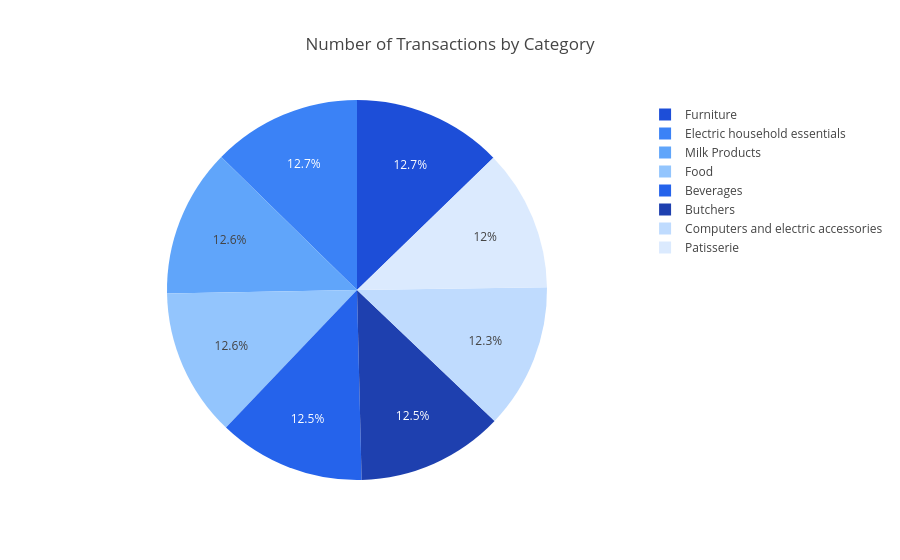

Notebook code cell kept with this figure:
### Markdown cell above
2. Which product categories appear most frequently?

### Code cell
px.pie(df_clean, names="Category", title="Number of Transactions by Category", color_discrete_sequence=[
        "#1D4ED8", "#3B82F6", "#60A5FA", "#93C5FD","#2563EB", "#1E40AF", "#BFDBFE", "#DBEAFE" ])

### Figure 1 — Plotly figure (JSON) as saved in the notebook; plotly's stock layout.template omitted (floating-point values rounded to 4 significant figures; data arrays with more than 128 entries replaced by an {"elided": "..."} marker saying what was removed)
{"data": [{"domain": {"x": [0, 1], "y": [0, 1]}, "hovertemplate": "Category=%{label}<extra></extra>", "labels": {"elided": "11971 str values"}, "legendgroup": "", "name": "", "showlegend": true, "type": "pie"}], "layout": {"legend": {"tracegroupgap": 0}, "piecolorway": ["#1D4ED8", "#3B82F6", "#60A5FA", "#93C5FD", "#2563EB", "#1E40AF", "#BFDBFE", "#DBEAFE"], "title": {"text": "Number of Transactions by Category"}}}
